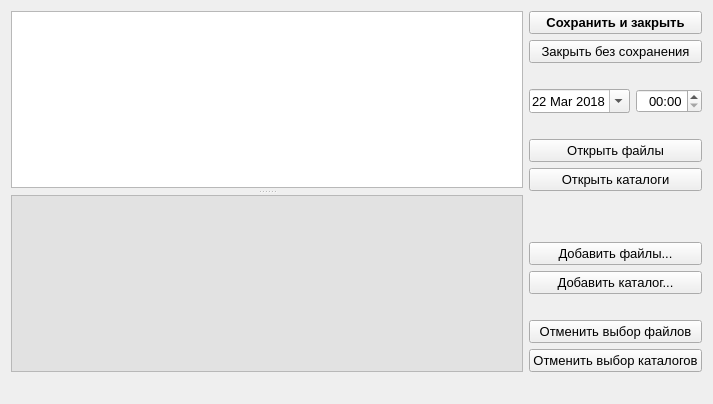
<?xml version="1.0" encoding="UTF-8"?>
<ui version="4.0">
 <class>ChangeWindow</class>
 <widget class="QWidget" name="ChangeWindow">
  <property name="geometry">
   <rect>
    <x>0</x>
    <y>0</y>
    <width>713</width>
    <height>404</height>
   </rect>
  </property>
  <property name="minimumSize">
   <size>
    <width>713</width>
    <height>404</height>
   </size>
  </property>
  <property name="baseSize">
   <size>
    <width>713</width>
    <height>404</height>
   </size>
  </property>
  <property name="windowTitle">
   <string>Reminder: Просмотр и редактирование</string>
  </property>
  <property name="windowIcon">
   <iconset resource="qrcrem.qrc">
    <normaloff>:/images/reminder.ico</normaloff>:/images/reminder.ico</iconset>
  </property>
  <layout class="QGridLayout" name="gridLayout">
   <item row="0" column="0">
    <layout class="QHBoxLayout" name="horizontalLayout_2">
     <item>
      <widget class="QSplitter" name="splitter">
       <property name="sizePolicy">
        <sizepolicy hsizetype="Expanding" vsizetype="Expanding">
         <horstretch>0</horstretch>
         <verstretch>0</verstretch>
        </sizepolicy>
       </property>
       <property name="orientation">
        <enum>Qt::Vertical</enum>
       </property>
       <property name="handleWidth">
        <number>7</number>
       </property>
       <widget class="QTextEdit" name="textEdit">
        <property name="sizePolicy">
         <sizepolicy hsizetype="Expanding" vsizetype="Preferred">
          <horstretch>0</horstretch>
          <verstretch>0</verstretch>
         </sizepolicy>
        </property>
        <property name="minimumSize">
         <size>
          <width>510</width>
          <height>60</height>
         </size>
        </property>
        <property name="baseSize">
         <size>
          <width>571</width>
          <height>177</height>
         </size>
        </property>
        <property name="font">
         <font>
          <pointsize>12</pointsize>
          <weight>75</weight>
          <italic>false</italic>
          <bold>true</bold>
         </font>
        </property>
        <property name="readOnly">
         <bool>false</bool>
        </property>
       </widget>
       <widget class="QTextEdit" name="textEditOut">
        <property name="sizePolicy">
         <sizepolicy hsizetype="Preferred" vsizetype="Expanding">
          <horstretch>0</horstretch>
          <verstretch>0</verstretch>
         </sizepolicy>
        </property>
        <property name="minimumSize">
         <size>
          <width>510</width>
          <height>50</height>
         </size>
        </property>
        <property name="baseSize">
         <size>
          <width>571</width>
          <height>177</height>
         </size>
        </property>
        <property name="palette">
         <palette>
          <active>
           <colorrole role="Base">
            <brush brushstyle="SolidPattern">
             <color alpha="255">
              <red>226</red>
              <green>226</green>
              <blue>226</blue>
             </color>
            </brush>
           </colorrole>
          </active>
          <inactive>
           <colorrole role="Base">
            <brush brushstyle="SolidPattern">
             <color alpha="255">
              <red>226</red>
              <green>226</green>
              <blue>226</blue>
             </color>
            </brush>
           </colorrole>
          </inactive>
          <disabled>
           <colorrole role="Base">
            <brush brushstyle="SolidPattern">
             <color alpha="255">
              <red>240</red>
              <green>240</green>
              <blue>240</blue>
             </color>
            </brush>
           </colorrole>
          </disabled>
         </palette>
        </property>
        <property name="font">
         <font>
          <pointsize>10</pointsize>
          <weight>50</weight>
          <italic>true</italic>
          <bold>false</bold>
         </font>
        </property>
        <property name="readOnly">
         <bool>true</bool>
        </property>
       </widget>
      </widget>
     </item>
     <item>
      <layout class="QVBoxLayout" name="verticalLayout">
       <item>
        <widget class="QPushButton" name="pBSave">
         <property name="font">
          <font>
           <pointsize>10</pointsize>
           <weight>75</weight>
           <bold>true</bold>
          </font>
         </property>
         <property name="text">
          <string>Сохранить и закрыть</string>
         </property>
        </widget>
       </item>
       <item>
        <widget class="QPushButton" name="pBClose">
         <property name="font">
          <font>
           <pointsize>10</pointsize>
          </font>
         </property>
         <property name="text">
          <string>Закрыть без сохранения</string>
         </property>
        </widget>
       </item>
       <item>
        <widget class="QLabel" name="label_2">
         <property name="enabled">
          <bool>false</bool>
         </property>
         <property name="sizePolicy">
          <sizepolicy hsizetype="Preferred" vsizetype="Fixed">
           <horstretch>0</horstretch>
           <verstretch>0</verstretch>
          </sizepolicy>
         </property>
         <property name="minimumSize">
          <size>
           <width>0</width>
           <height>10</height>
          </size>
         </property>
         <property name="text">
          <string/>
         </property>
        </widget>
       </item>
       <item>
        <layout class="QHBoxLayout" name="horizontalLayout">
         <item>
          <widget class="QDateEdit" name="dateEdit">
           <property name="font">
            <font>
             <pointsize>10</pointsize>
            </font>
           </property>
           <property name="alignment">
            <set>Qt::AlignRight|Qt::AlignTrailing|Qt::AlignVCenter</set>
           </property>
           <property name="dateTime">
            <datetime>
             <hour>0</hour>
             <minute>0</minute>
             <second>0</second>
             <year>2018</year>
             <month>3</month>
             <day>22</day>
            </datetime>
           </property>
           <property name="minimumDateTime">
            <datetime>
             <hour>0</hour>
             <minute>0</minute>
             <second>0</second>
             <year>2018</year>
             <month>3</month>
             <day>22</day>
            </datetime>
           </property>
           <property name="minimumDate">
            <date>
             <year>2018</year>
             <month>3</month>
             <day>22</day>
            </date>
           </property>
           <property name="calendarPopup">
            <bool>true</bool>
           </property>
          </widget>
         </item>
         <item>
          <widget class="QTimeEdit" name="timeEdit">
           <property name="font">
            <font>
             <pointsize>10</pointsize>
            </font>
           </property>
           <property name="alignment">
            <set>Qt::AlignRight|Qt::AlignTrailing|Qt::AlignVCenter</set>
           </property>
           <property name="displayFormat">
            <string>HH:mm</string>
           </property>
           <property name="calendarPopup">
            <bool>false</bool>
           </property>
          </widget>
         </item>
        </layout>
       </item>
       <item>
        <widget class="QLabel" name="label_3">
         <property name="enabled">
          <bool>false</bool>
         </property>
         <property name="sizePolicy">
          <sizepolicy hsizetype="Preferred" vsizetype="Fixed">
           <horstretch>0</horstretch>
           <verstretch>0</verstretch>
          </sizepolicy>
         </property>
         <property name="minimumSize">
          <size>
           <width>0</width>
           <height>10</height>
          </size>
         </property>
         <property name="text">
          <string/>
         </property>
        </widget>
       </item>
       <item>
        <widget class="QPushButton" name="pBOpenFiles">
         <property name="font">
          <font>
           <pointsize>10</pointsize>
          </font>
         </property>
         <property name="text">
          <string>Открыть файлы</string>
         </property>
        </widget>
       </item>
       <item>
        <widget class="QPushButton" name="pBOpenDirs">
         <property name="font">
          <font>
           <pointsize>10</pointsize>
          </font>
         </property>
         <property name="text">
          <string>Открыть каталоги</string>
         </property>
        </widget>
       </item>
       <item>
        <spacer name="verticalSpacer_2">
         <property name="orientation">
          <enum>Qt::Vertical</enum>
         </property>
         <property name="sizeHint" stdset="0">
          <size>
           <width>20</width>
           <height>40</height>
          </size>
         </property>
        </spacer>
       </item>
       <item>
        <widget class="QPushButton" name="pBAddFiles">
         <property name="font">
          <font>
           <pointsize>10</pointsize>
          </font>
         </property>
         <property name="text">
          <string>Добавить файлы...</string>
         </property>
        </widget>
       </item>
       <item>
        <widget class="QPushButton" name="pBAddDir">
         <property name="font">
          <font>
           <pointsize>10</pointsize>
          </font>
         </property>
         <property name="text">
          <string>Добавить каталог...</string>
         </property>
        </widget>
       </item>
       <item>
        <widget class="QLabel" name="label">
         <property name="enabled">
          <bool>false</bool>
         </property>
         <property name="minimumSize">
          <size>
           <width>0</width>
           <height>10</height>
          </size>
         </property>
         <property name="text">
          <string/>
         </property>
        </widget>
       </item>
       <item>
        <widget class="QPushButton" name="pBCancelFiles">
         <property name="font">
          <font>
           <pointsize>10</pointsize>
          </font>
         </property>
         <property name="text">
          <string>Отменить выбор файлов</string>
         </property>
        </widget>
       </item>
       <item>
        <widget class="QPushButton" name="pBCancelDirs">
         <property name="font">
          <font>
           <pointsize>10</pointsize>
          </font>
         </property>
         <property name="text">
          <string>Отменить выбор каталогов</string>
         </property>
        </widget>
       </item>
      </layout>
     </item>
    </layout>
   </item>
   <item row="1" column="0">
    <widget class="QLabel" name="lbClock">
     <property name="font">
      <font>
       <pointsize>10</pointsize>
       <weight>75</weight>
       <bold>true</bold>
      </font>
     </property>
     <property name="text">
      <string/>
     </property>
    </widget>
   </item>
  </layout>
 </widget>
 <resources>
  <include location="qrcrem.qrc"/>
 </resources>
 <connections/>
</ui>
